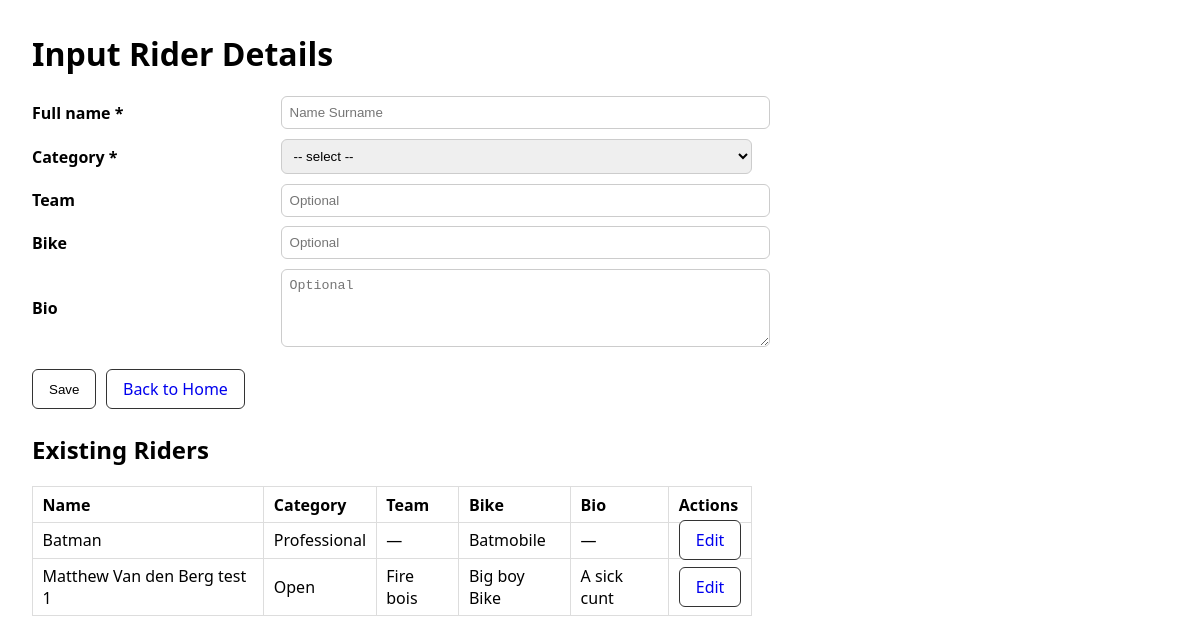
The app's page /riders/new, older data.
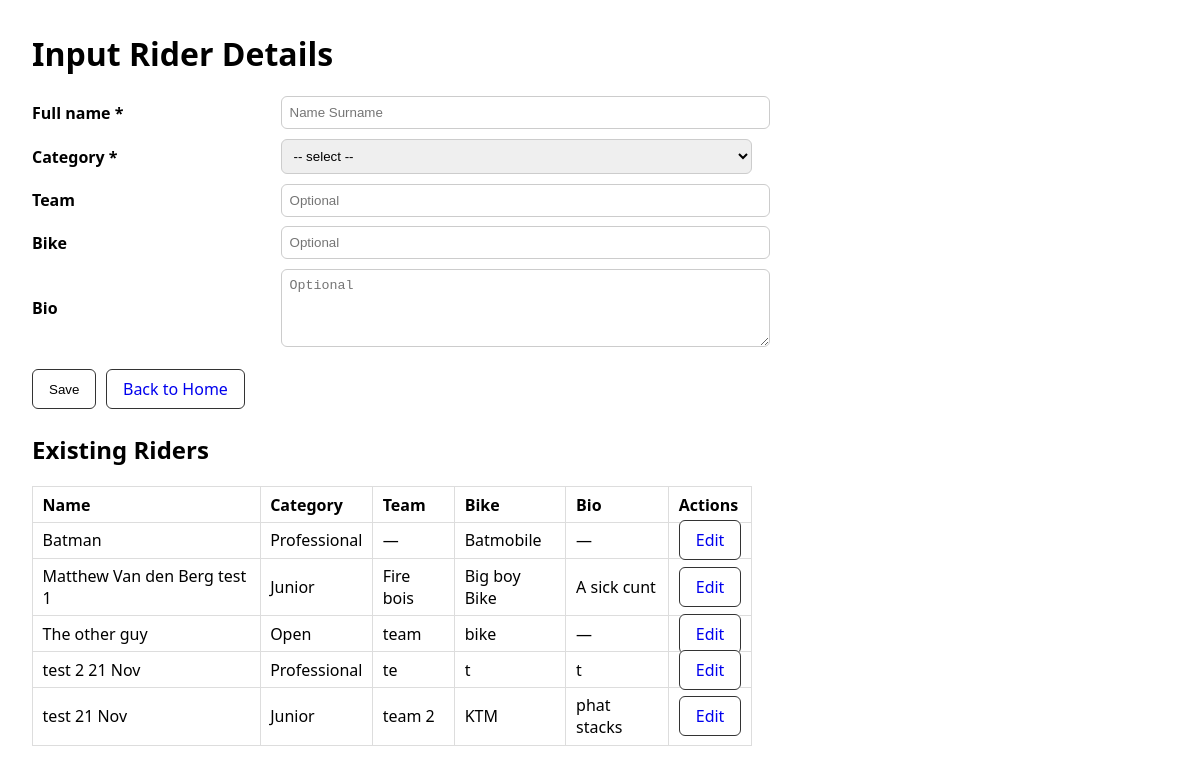
The same page, newer data.
### src/db/models.py (models this page shows)
class Rider(Base):
    __tablename__ = "riders"
    id = Column(Integer, primary_key=True)
    name = Column(String(128), nullable=False)
    bike = Column(String(128), nullable=True)
    bio = Column(Text, nullable=True)
    team = Column(String(128), nullable=True)
    category = Column(String(64), nullable=True)
    race_entries = relationship("RaceRider", back_populates="rider")

### src/web/riders.py (the view, shortened to what this page needs)
@bp_riders.route("/new", methods=["GET", "POST"])
@bp_riders.route("/<int:rider_id>/edit", methods=["GET", "POST"])
def rider_form(rider_id: Optional[int] = None):
    session = SessionLocal()
    try:
        riders = session.query(Rider).order_by(Rider.name.asc()).all()
        def _form_from_obj(obj: Optional[Rider]):
            return {
                "name": obj.name if obj else "",
                "category": obj.category if obj else "",
                "team": obj.team if obj else "",
                "bike": obj.bike if obj else "",
                "bio": obj.bio if obj else "",
            }
        if request.method == "GET":
            rider = session.query(Rider).get(rider_id) if rider_id else None
            form = _form_from_obj(rider)
            return render_template(
                "riders_form.html",
                categories=CATEGORIES,
                message=None,
                success=None,
                form=form,
                riders=riders,
                editing_rider=rider,
            )
    finally:
        session.close()

### templates/riders_form.html (shortened to what this page needs)
<!doctype html>
<html lang="en">
  <head>
  </head>
  <body>
    <h1>{{ 'Edit Rider' if editing_rider else 'Input Rider Details' }}</h1>
    <form method="post" action="{{ url_for('riders.rider_form', rider_id=editing_rider.id) if editing_rider else url_for('riders.rider_form') }}">
      <label for="name">Full name *</label>
      <input id="name" name="name" placeholder="Name Surname" required value="{{ form.name or '' }}"/>
      <label for="category">Category *</label>
      <select id="category" name="category" required>
        <option value="">-- select --</option>
      </select>
      <label for="team">Team</label>
      <input id="team" name="team" placeholder="Optional" value="{{ form.team or '' }}"/>
      <label for="bike">Bike</label>
      <input id="bike" name="bike" placeholder="Optional" value="{{ form.bike or '' }}"/>
      <label for="bio">Bio</label>
      <textarea id="bio" name="bio" rows="4" placeholder="Optional">{{ form.bio or '' }}</textarea>
      <div class="actions">
        <button class="btn" type="submit">Save</button>
        <a class="btn" href="{{ url_for('home.home_page') }}">Back to Home</a>
      </div>
    </form>
    <h2 style="margin-top:1.5rem;">Existing Riders</h2>
    {% if riders %}
      <table style="border-collapse:collapse; width:100%; margin-top:.6rem;">
        <thead>
          <tr>
            <th style="text-align:left; border:1px solid #ddd; padding:.4rem .6rem;">Name</th>
            <th style="text-align:left; border:1px solid #ddd; padding:.4rem .6rem;">Category</th>
            <th style="text-align:left; border:1px solid #ddd; padding:.4rem .6rem;">Team</th>
            <th style="text-align:left; border:1px solid #ddd; padding:.4rem .6rem;">Bike</th>
            <th style="text-align:left; border:1px solid #ddd; padding:.4rem .6rem;">Bio</th>
            <th style="text-align:left; border:1px solid #ddd; padding:.4rem .6rem;">Actions</th>
          </tr>
        </thead>
        <tbody>
          {% for r in riders %}
            <tr>
              <td style="border:1px solid #ddd; padding:.4rem .6rem;">{{ r.name }}</td>
              <td style="border:1px solid #ddd; padding:.4rem .6rem;">{{ r.category }}</td>
              <td style="border:1px solid #ddd; padding:.4rem .6rem;">{{ r.team or '—' }}</td>
              <td style="border:1px solid #ddd; padding:.4rem .6rem;">{{ r.bike or '—' }}</td>
              <td style="border:1px solid #ddd; padding:.4rem .6rem;">{{ r.bio or '—' }}</td>
              <td style="border:1px solid #ddd; padding:.4rem .6rem;">
                <a class="btn" href="{{ url_for('riders.rider_form', rider_id=r.id) }}">Edit</a>
              </td>
            </tr>
          {% endfor %}
        </tbody>
      </table>
    {% else %}
      <p style="color:#555;">No riders found.</p>
    {% endif %}
  </body>
</html>

Row changes from the older to the newer data that the page shows:
changed Rider "Matthew Van den Berg test 1": category "Open" → "Junior"
added Rider: name "The other guy", category "Open", team "team", bike "bike", bio "—"
added Rider: name "test 2 21 Nov", category "Professional", team "te", bike "t", bio "t"
added Rider: name "test 21 Nov", category "Junior", team "team 2", bike "KTM", bio "phat stacks"
